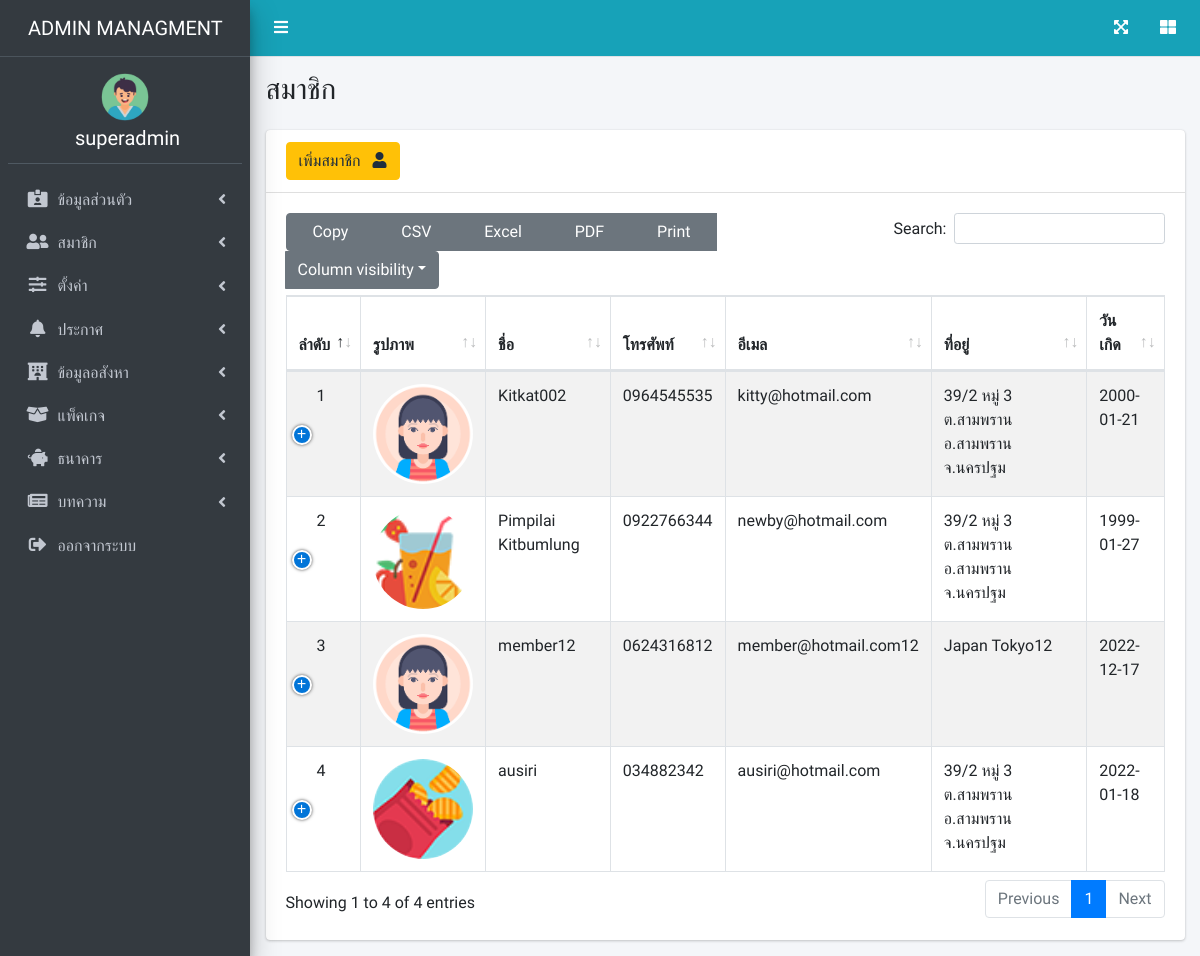
The app's page /page/members.php (signed in) with its own data.
### tables this page shows
CREATE TABLE `users` (
  `u_id` int(100) NOT NULL,
  `name` varchar(200) NOT NULL,
  `email` varchar(200) NOT NULL,
  `password` varchar(200) NOT NULL,
  `address` varchar(255) NOT NULL,
  `tel` varchar(10) NOT NULL,
  `id_card` varchar(20) DEFAULT NULL,
  `birth_date` date NOT NULL,
  `company` varchar(255) DEFAULT NULL,
  `img` varchar(255) NOT NULL DEFAULT 'user.png',
  `utype` varchar(20) NOT NULL,
  `ustatus` enum('1','0') NOT NULL,
  `ul_id` int(255) NOT NULL
);

CREATE TABLE `user_role_type` (
  `id` int(10) NOT NULL,
  `name` varchar(255) NOT NULL,
  `type_icon` varchar(255) NOT NULL
);

### page/members.php (the view, shortened to what this page needs)
<?php
require_once('../dbconnect.php');
$sqlu = "SELECT * FROM users WHERE utype='member' ORDER BY u_id DESC";
$resultu = mysqli_query($con, $sqlu);
$order = 1;
?>
<!DOCTYPE html>
<html lang="en">
<head>
    <link rel="stylesheet" href="https://cdnjs.cloudflare.com/ajax/libs/font-awesome/5.15.3/css/all.min.css" />
    <link rel="stylesheet" href="../css/adminlte.min.css">
    <link rel="stylesheet" href="../css/dataTables.bootstrap4.min.css">
    <link rel="stylesheet" href="../css/responsive.bootstrap4.min.css">
    <link rel="stylesheet" href="../css/buttons.bootstrap4.min.css">
    <link rel="stylesheet" href="../css/switch_insurance.css">
</head>
<body class="hold-transition sidebar-mini">
    <?php require('admin_nav.php') ?>
    <div class="content-wrapper">
        <section class="content-header">
            <div class="container-fluid">
                <div class="row mb-2">
                    <div class="col-sm-6">
                        <h1 style="text-transform: uppercase">สมาชิก</h1>
                    </div>
                </div>
            </div>
        </section>
        <section class="content">
            <div class="container-fluid ">
                <div class="row">
                    <div class="col-12">
                        <div class="card">
                            <div class="card-header">
                                <a href="addmember.php" class="btn btn-warning ">เพิ่มสมาชิก &nbsp; <i class="fas fa-user"></i></a>
                            </div>
                            <div class="card-body">
                                <table id="example1" class="table table-bordered table-striped">
                                    <thead>
                                        <tr>
                                            <th>ลำดับ</th>
                                            <th>รูปภาพ</th>
                                            <th>ชื่อ</th>
                                            <th>โทรศัพท์</th>
                                            <th>อีเมล</th>
                                            <th>ที่อยู่</th>
                                            <th>วันเกิด</th>
                                        </tr>
                                    </thead>
                                    <tbody>
                                        <?php while ($rowu = mysqli_fetch_array($resultu)) { ?>
                                            <tr>
                                                <td><?php echo $order++ ?></td>
                                                <td><img src="../m_img/<?php echo $rowu['img'] ?>" style="border-radius:50%" width="100"></td>
                                                <td><?php echo $rowu['name']; ?></td>
                                                <td><?php echo $rowu['tel']; ?></td>
                                                <td><?php echo $rowu['email']; ?></td>
                                                <td><?php echo $rowu['address']; ?></td>
                                                <td><?php echo $rowu['birth_date']; ?></td>
                                            </tr>
                                        <?php  } ?>
                                    </tbody>
                                </table>
                            </div>
                        </div>
                    </div>
                </div>
</body>
</html>

### page/admin_nav.php (shortened to what this page needs)
<?php
require_once('../dbconnect.php');
$u_id = $_SESSION['u_id'];
$sql_id = "SELECT * FROM users WHERE u_id = $u_id ";
$result_id = mysqli_query($con, $sql_id);
$row_id = mysqli_fetch_array($result_id);
$sqlrt = "SELECT * FROM user_role_type  ";
$resultrt = mysqli_query($con, $sqlrt);
?>
<div class="wrapper">
    <nav class="main-header navbar navbar-expand navbar-info ">
        <ul class="navbar-nav">
            <li class="nav-item">
                <a class="nav-link" data-widget="pushmenu" href="#" role="button"><i class="fas fa-bars" style="color: white;"></i></a>
            </li>
        </ul>
        <ul class="navbar-nav ml-auto">
            <li class="nav-item">
                <a class="nav-link" data-widget="fullscreen" href="#" role="button">
                    <i class="fas fa-expand-arrows-alt" style="color: white;"></i>
                </a>
            </li>
            <li class="nav-item">
                <a class="nav-link" data-widget="control-sidebar" data-slide="true" href="#" role="button">
                    <i class="fas fa-th-large" style="color: white;"></i>
                </a>
            </li>
        </ul>
    </nav>
    <aside class="main-sidebar sidebar-dark-primary elevation-4">
        <a href="profile.php" class="brand-link">
            <span class="brand-text font-weight-light" style="margin-left: 20px; text-transform: uppercase;"><?php echo $row_id['utype']; ?> Managment</span>
        </a>
        <div class="sidebar">
            <div class="user-panel mt-3 mb-3 d-block">
                <?php
                if ($_SESSION['utype'] == 'admin' || $_SESSION['utype'] == 'staff' || $_SESSION['utype'] == 'agent') {
                ?>
                    <img class="d-block m-auto" style="border-radius:50% ; width:3rem;" src="../m_img/<?php echo $row_id['img'] ?>" width="150" alt="img">
                <?php
                }
                ?>
                <div class="info d-block text-center ">
                    <h5 style="color:white;"><?php echo $row_id['name']; ?></h5>
                </div>
            </div>
            <nav class="mt-2" id="connavbar">
                <ul class="nav nav-pills nav-sidebar flex-column" data-widget="treeview" role="menu" data-accordion="false">
                    <?php
                    if ($_SESSION['utype'] == 'admin') {
                        while ($rowrt = mysqli_fetch_array($resultrt)) {
                            echo " <li class='nav-item'>
            <a href='#' class='nav-link'>
              <i class='nav-icon $rowrt[type_icon]'></i>
              <p>
               $rowrt[name]
                <i class='fas fa-angle-left right'></i>
              </p>
            </a>
            <ul class='nav nav-treeview'>";
                            echo  "</ul></li>";
                        }
                    }
                    ?>
                    <li class="nav-item">
                        <a href="logout.php" class="nav-link" id="btnLogOut" onclick="logOut();">
                            <i class="nav-icon fas fa-sign-out-alt"></i>
                            <p>
                                ออกจากระบบ
                            </p>
                        </a>
                    </li>
                </ul>
            </nav>
        </div>
    </aside>

### page/admin_nav.php (style rules this page uses)
* { font-family: 'Prompt', sans-serif; }

### records on screen
users: utype "ADMIN", img (picture), name "superadmin"
user_role_type: name "ข้อมูลส่วนตัว"
user_role_type: name "สมาชิก"
user_role_type: name "ตั้งค่า"
user_role_type: name "ประกาศ"
user_role_type: name "ข้อมูลอสังหา"
user_role_type: name "แพ็คเกจ"
user_role_type: name "ธนาคาร"
user_role_type: name "บทความ"
users: img (picture), name "Kitkat002", tel "0964545535", email "kitty@hotmail.com", address "39/2 หมู่ 3 ต.สามพราน อ.สามพราน จ.นครปฐม", birth_date "2000-01-21"
users: img (picture), name "Pimpilai Kitbumlung", tel "0922766344", email "newby@hotmail.com", address "39/2 หมู่ 3 ต.สามพราน อ.สามพราน จ.นครปฐม", birth_date "1999-01-27"
users: img (picture), name "member12", tel "0624316812", email "member@hotmail.com12", address "Japan Tokyo12", birth_date "2022-12-17"
users: img (picture), name "ausiri", tel "034882342", email "ausiri@hotmail.com", address "39/2 หมู่ 3 ต.สามพราน อ.สามพราน จ.นครปฐม", birth_date "2022-01-18"
